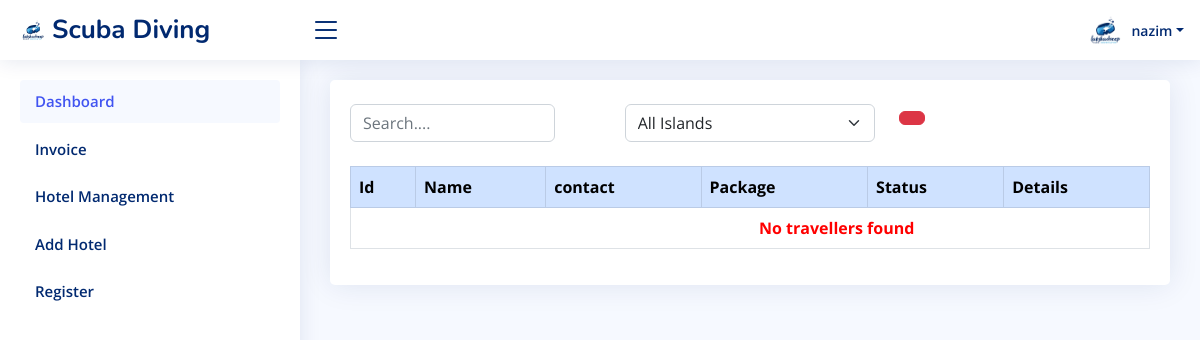
Page /dashboard/dashboard (signed in) on the earlier database version.
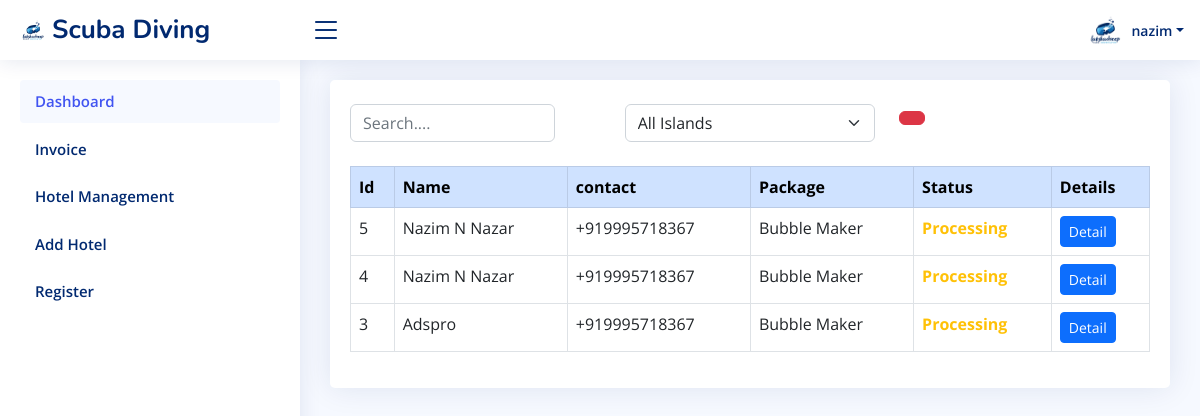
Same page on the later database version.
### applicantform/models.py (models this page shows, shortened)
class Team(models.Model):
    ROOM_CHOICES = (
        ('1', '1'),
        ('2', '2'),
        ('3', '3'),
        ('4', '4'),
        ('5', '5'),
    )
    AC_CHOICES = (
        ('AC', 'AC'),
        ('Non-AC', 'Non-AC'),
    )
    FOOD_CHOICES = (
        ('Veg', 'Veg'),
        ('Non-veg', 'Non-veg'),
    )
    PACKAGE=(
        ('Bubble Maker', 'Bubble Maker '),
        ('Seal Team', 'Seal Team'),
        ('Open Water Diver', 'Open Water Diver'),
        ('Adventure Diver','Adventure Diver'),
        ('Advanced Open Water Diver','Advanced Open Water Diver'),
        ('EFR Primary & Secondary Care','EFR Primary & Secondary Care'),
        ('Rescue Diver','Rescue Diver'),
        ('Divemaster','Divemaster'),
        ('Deep Diver','Deep Diver'),
        ('Digital Underwater Photography','Digital Underwater Photography'),
        ('Enriched Air Diver','Enriched Air Diver'),
        ('Night Diver','Night Diver'),
        ('Adaptive Support Diver','Adaptive Support Diver'),
        ('Adaptive Techniques','Adaptive Techniques'),
        ('DSMB Diver','DSMB Diver'),
        ('Emergency Oxygen Provider','Emergency Oxygen Provider'),
        ('Underwater Navigator','Underwater Navigator'),
        ('Wreck Diver','Wreck Diver'),
        ('Peak Performance Buoyancy','Peak Performance Buoyancy'),
        ('Fun Dive Package','Fun Dive Package'),
        ('Fun Dive + Course Package','Fun Dive + Course Package'),
        ('Open Water Dive Course Package','Open Water Dive Course Package'),
        ('Advanced Open Water Diver Course Package','Advanced Open Water Diver Course Package'),
        ('Open & Advanced Open Water Diver Course','Open & Advanced Open Water Diver Course'),
        ('Open Water To Divemaster','Open Water To Divemaster'),
        ('Explore Lakshadweep','Explore Lakshadweep'),
    )
    STATUS = (
        ('Processing','Processing'),
        ('open','open'),
        ('Confirm','Confirm'),
        ('Closed','Closed'),
        ('Completed','Completed'),
    )
    PERMIT =(
        ('Applied','Applied'),
        ('Need to apply','Need to apply'),
        ('Document waiting','Document waiting'),
        ('Permit ready','Permit ready'),
        ('Expired','Expired'),
        ('Without permit','Without permit'),
    )
    ADMIN_ROOM_CHOICES =(
        ('1', '1'),
        ('2', '2'),
        ('3', '3'),
        ('4', '4'),
        ('5', '5'),
    )
    ISLAND = (
        ('Kavaratti','Kavaratti'),
        ('Agatti','Agatti'),
        ('Kadmat','Kadmat'),
        ('Minicoy','Minicoy'),
        ('Kalpeni','Kalpeni'),
    )
    island = models.CharField(max_length=240,choices=ISLAND)
    leader_name = models.CharField(max_length=250)
    leader_father_name = models.CharField(max_length=255)
    leader_date_of_birth = models.DateField()
    leader_email = models.EmailField()
    leader_address = models.CharField(max_length=455)
    leader_contact_number = models.CharField(max_length=255)
    leader_emergency_contact_person = models.CharField(max_length=255)
    leader_emergency_contact_number = models.CharField(max_length=25)
    leader_photo = models.FileField(upload_to='photos/',max_length=250,null=True,default=None)
    leader_id_adhaar = models.FileField(upload_to='id_adhaar/',max_length=250,null=True,default=None)
    leader_id_PCC = models.FileField(upload_to='id_pcc/',max_length=250,null=True,default=None)
    checkin = models.DateField(blank=True,null=True)
    checkout = models.DateField(blank=True,null=True)
    number_of_rooms = models.CharField(max_length=10, choices=ROOM_CHOICES)
    ac_or_nonac = models.CharField(max_length=10, choices=AC_CHOICES)
    veg_or_nonveg = models.CharField(max_length=10, choices=FOOD_CHOICES)
    package = models.CharField(max_length=240,choices=PACKAGE)
    status = models.CharField(max_length=100,choices=STATUS, default='Processing')
    permit = models.CharField(max_length=100,choices=PERMIT)
    admin_checkin = models.DateField(blank=True,null=True)
    admin_checkout = models.DateField(blank=True,null=True)
    room_name = models.ForeignKey(HotelManage, on_delete=models.CASCADE,null=True)
    admin_number_of_rooms = models.CharField(max_length=10, choices=ADMIN_ROOM_CHOICES)
    packagerate = models.DecimalField(max_digits=1000000, decimal_places=2,null=True,default=None)
    advanced = models.DecimalField(max_digits=1000000, decimal_places=2,null=True,default=None)
    balance = models.DecimalField(max_digits=1000000, decimal_places=2,null=True,default=None)
    todo = models.CharField(max_length=500)

### dashboard/views.py (the view)
# urls.py: path('dashboard',views.dashboard,name='dashboard'),
@login_required(login_url='login')
def dashboard(request):
    island_choices = Team.ISLAND
    selected_island = request.POST.get('island')
    if selected_island:
        leader = Team.objects.filter(island=selected_island)
    else:
        leader = Team.objects.all()
    context = {
        'leader':leader,
        'island_choices':island_choices,
        'selected_island':selected_island,
    }
    return render(request, 'admin.html',context)

### templates/admin.html (shortened to what this page needs)
{% extends 'adminbase.html' %}
{% load static  %}
{% block content %}
<main id="main" class="main">
    <div class="card">
        <div class="card-body">
            <div class="table-responsive">
                <br>
                <form method="post">
                    <div class="row">
                        <div class="col">
                            <div class="input-group">
                                <div class="form-outline">
                                    <input id="search" type="text" class="form-control" placeholder="Search...." />
                                </div>
                            </div>
                        </div>
                        <div class="col">
                            <select name="island" class="form-select" aria-label="Default select example">
                                <option value="">All Islands</option>
                            </select>
                        </div>
                        <div class="col">
                            <button type="submit" class="btn btn-danger"></button>
                        </div>
                    </div>
                </form>
                <table class="table table-bordered table-hover" id="myTable">
                    <br>
                    <thead >
                        <tr class="table-primary" id="chk-th">
                            <th>Id</th>
                            <th>Name</th>
                            <th>contact</th>
                            <th>Package</th>
                            <th>Status</th>
                            <th>Details</th>
                        </tr>
                    </thead>
                    <tbody>
                        {% for i in leader reversed %}
                            {% if i.status == 'Processing' %}
                                <tr>
                                    <td>{{i.id}}</td>
                                    <td>{{i.leader_name}}</td>
                                    <td>{{i.leader_contact_number}}</td>
                                    <td>{{i.package}}</td>
                                    {% if i.status == 'Processing' %}
                                    <td class="text-warning"><strong>{{i.status}}</strong></td>
                                    {% elif i.status == 'open' %}
                                    <td class="text-success"><strong>{{i.status}}</strong></td>
                                    {% elif i.status == 'Confirm' %}
                                    <td class="text-primary"><strong>{{i.status}}</strong></td>
                                    {% else %}
                                    <td class="text-danger"><strong>{{i.status}}</strong></td>
                                    {% endif %}
                                    <td><a href="{% url 'leader_member' i.id %}" class="btn btn-sm btn-primary">Detail</a></td>
                                </tr>
                            {% endif %}
                                {% empty %}
                                <tr>
                                    <td colspan="7">
                                        <a class="emty" style="color: rgb(255, 0, 0);left: 400px;position: relative;">
                                            <strong>No travellers found</strong>
                                        </a>
                                    </td>
                                </tr>
                        {% endfor %}
                    </tbody>
                </table>
            </div>
        </div>
    </div>
{% endblock %}

### templates/adminbase.html (shortened to what this page needs)
{% load static %}
<!DOCTYPE html>
<html lang="en">
<head>
  <link href="{% static 'assets/vendor/bootstrap/css/bootstrap.min.css' %}" rel="stylesheet">
  <link href="{% static 'assets/vendor/bootstrap-icons/bootstrap-icons.css' %}" rel="stylesheet">
  <link href="{% static 'assets/css/style.css' %}" rel="stylesheet">
  <link rel="stylesheet" href="https://unicons.iconscout.com/release/v4.0.0/css/line.css" />
</head>
<body>
<header id="header" class="header fixed-top d-flex align-items-center">
    <div class="d-flex align-items-center justify-content-between">
        <a href="{% url 'dashboard' %}" class="logo d-flex align-items-center">
            <img src="{% static 'img/navlogo.jpg' %}" alt="">
            <span class="d-none d-lg-block">Scuba Diving</span>
        </a>
        <i class="bi bi-list toggle-sidebar-btn"></i>
    </div>
    <nav class="header-nav ms-auto">
        <ul class="d-flex align-items-center">
            <li class="nav-item dropdown pe-3">
                <a class="nav-link nav-profile d-flex align-items-center pe-0" href="error.html" data-bs-toggle="dropdown">
                    <img src="{% static 'img/navlogo.jpg' %}" alt="Profile" class="rounded-circle">
                    <span class="d-none d-md-block dropdown-toggle ps-2">{{user}}</span>
                </a>
            </li>
        </ul>
    </nav>
</header>
<aside id="sidebar" class="sidebar">
    <ul class="sidebar-nav" id="sidebar-nav">
        <li class="nav-item">
            <a class="nav-link " href="{% url 'dashboard' %}">
                <span>Dashboard</span>
            </a>
        </li>
        <li class="nav-item">
            <a class="nav-link collapsed" href="{% url 'leader_all_data' %}">
                <span>Invoice</span>
            </a>
        </li>
        <li class="nav-item">
            <a class="nav-link collapsed" href="{% url 'room_rdu' %}">
                <span>Hotel Management</span>
            </a>
        </li>
        <li class="nav-item">
            <a class="nav-link collapsed" href="{% url 'room_c' %}">
                <span>Add Hotel</span>
            </a>
        </li>
        <li class="nav-item">
            <a class="nav-link collapsed" href="{% url 'register' %}">
               <span>Register</span>
            </a>
        </li>
    </ul>
</aside>
{% block content %}   {% endblock %}
</main>
<body>
</body>
</html>

### static/assets/css/style.css (style rules this page uses)
:root { scroll-behavior: smooth; }
body { font-family: "Open Sans", sans-serif; background: #f6f9ff; color: #444444; }
a { color: #4154f1; text-decoration: none; }
#main { margin-top: 60px; padding: 20px 30px; transition: all 0.3s; }
.card { margin-bottom: 30px; border: none; border-radius: 5px; box-shadow: 0px 0 30px rgba(1, 41, 112, 0.1); }
.card-body { padding: 0 20px 20px 20px; }
.logo { line-height: 1; }
@media (min-width: 1200px) { .logo { width: 280px; } }
.logo img { max-height: 26px; margin-right: 6px; }
.logo span { font-size: 26px; font-weight: 700; color: #012970; font-family: "Nunito", sans-serif; }
.header { transition: all 0.5s; z-index: 997; height: 60px; box-shadow: 0px 2px 20px rgba(1, 41, 112, 0.1); background-color: #fff; padding-left: 20px; }
.header .toggle-sidebar-btn { font-size: 32px; padding-left: 10px; cursor: pointer; color: #012970; }
.header-nav ul { list-style: none; }
.header-nav>ul { margin: 0; padding: 0; }
.header-nav .nav-profile { color: #012970; }
.header-nav .nav-profile img { max-height: 36px; }
.header-nav .nav-profile span { font-size: 14px; font-weight: 600; }
.sidebar { position: fixed; top: 60px; left: 0; bottom: 0; width: 300px; z-index: 996; transition: all 0.3s; padding: 20px; overflow-y: auto; scrollbar-width: thin; scrollbar-color: #aab7cf transparent; box-shadow: 0px 0px 20px rgba(1, 41, 112, 0.1); background-color: #fff; }
@media (min-width: 1200px) { #main, #footer { margin-left: 300px; } }
.sidebar-nav { padding: 0; margin: 0; list-style: none; }
.sidebar-nav li { padding: 0; margin: 0; list-style: none; }
.sidebar-nav .nav-item { margin-bottom: 5px; }
.sidebar-nav .nav-link { display: flex; align-items: center; font-size: 15px; font-weight: 600; color: #4154f1; transition: 0.3; background: #f6f9ff; padding: 10px 15px; border-radius: 4px; }
.sidebar-nav .nav-link.collapsed { color: #012970; background: #fff; }

Differences in the rows shown:
added Team: id "5", leader_name "Nazim N Nazar", leader_contact_number "+919995718367", package "Bubble Maker", status "Processing"
added Team: id "4", leader_name "Nazim N Nazar", leader_contact_number "+919995718367", package "Bubble Maker", status "Processing"
added Team: id "3", leader_name "Adspro", leader_contact_number "+919995718367", package "Bubble Maker", status "Processing"
Other differences:
text no longer shown: "No travellers found"
